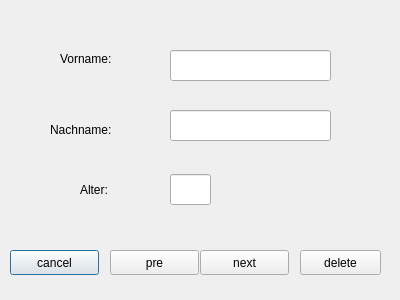
<?xml version="1.0" encoding="UTF-8"?>
<ui version="4.0">
 <class>DialogDisplay</class>
 <widget class="QDialog" name="DialogDisplay">
  <property name="geometry">
   <rect>
    <x>0</x>
    <y>0</y>
    <width>400</width>
    <height>300</height>
   </rect>
  </property>
  <property name="windowTitle">
   <string>Dialog</string>
  </property>
  <widget class="QPushButton" name="cancel">
   <property name="geometry">
    <rect>
     <x>10</x>
     <y>250</y>
     <width>89</width>
     <height>25</height>
    </rect>
   </property>
   <property name="text">
    <string>cancel</string>
   </property>
  </widget>
  <widget class="QPushButton" name="next">
   <property name="geometry">
    <rect>
     <x>200</x>
     <y>250</y>
     <width>89</width>
     <height>25</height>
    </rect>
   </property>
   <property name="text">
    <string>next</string>
   </property>
  </widget>
  <widget class="QPushButton" name="pre">
   <property name="geometry">
    <rect>
     <x>110</x>
     <y>250</y>
     <width>89</width>
     <height>25</height>
    </rect>
   </property>
   <property name="text">
    <string>pre</string>
   </property>
  </widget>
  <widget class="QLabel" name="label">
   <property name="geometry">
    <rect>
     <x>60</x>
     <y>50</y>
     <width>67</width>
     <height>17</height>
    </rect>
   </property>
   <property name="text">
    <string>Vorname:</string>
   </property>
  </widget>
  <widget class="QLabel" name="label_2">
   <property name="geometry">
    <rect>
     <x>50</x>
     <y>120</y>
     <width>81</width>
     <height>20</height>
    </rect>
   </property>
   <property name="text">
    <string>Nachname:</string>
   </property>
  </widget>
  <widget class="QLabel" name="label_3">
   <property name="geometry">
    <rect>
     <x>80</x>
     <y>180</y>
     <width>51</width>
     <height>20</height>
    </rect>
   </property>
   <property name="text">
    <string>Alter:</string>
   </property>
  </widget>
  <widget class="QPushButton" name="delete_2">
   <property name="geometry">
    <rect>
     <x>300</x>
     <y>250</y>
     <width>81</width>
     <height>25</height>
    </rect>
   </property>
   <property name="text">
    <string>delete</string>
   </property>
  </widget>
  <widget class="QLineEdit" name="lineEdit_Vorname">
   <property name="geometry">
    <rect>
     <x>170</x>
     <y>50</y>
     <width>161</width>
     <height>31</height>
    </rect>
   </property>
  </widget>
  <widget class="QLineEdit" name="lineEdit_Nachname">
   <property name="geometry">
    <rect>
     <x>170</x>
     <y>110</y>
     <width>161</width>
     <height>31</height>
    </rect>
   </property>
  </widget>
  <widget class="QLineEdit" name="lineEdit_Alter">
   <property name="geometry">
    <rect>
     <x>170</x>
     <y>174</y>
     <width>41</width>
     <height>31</height>
    </rect>
   </property>
  </widget>
 </widget>
 <resources/>
 <connections/>
</ui>
